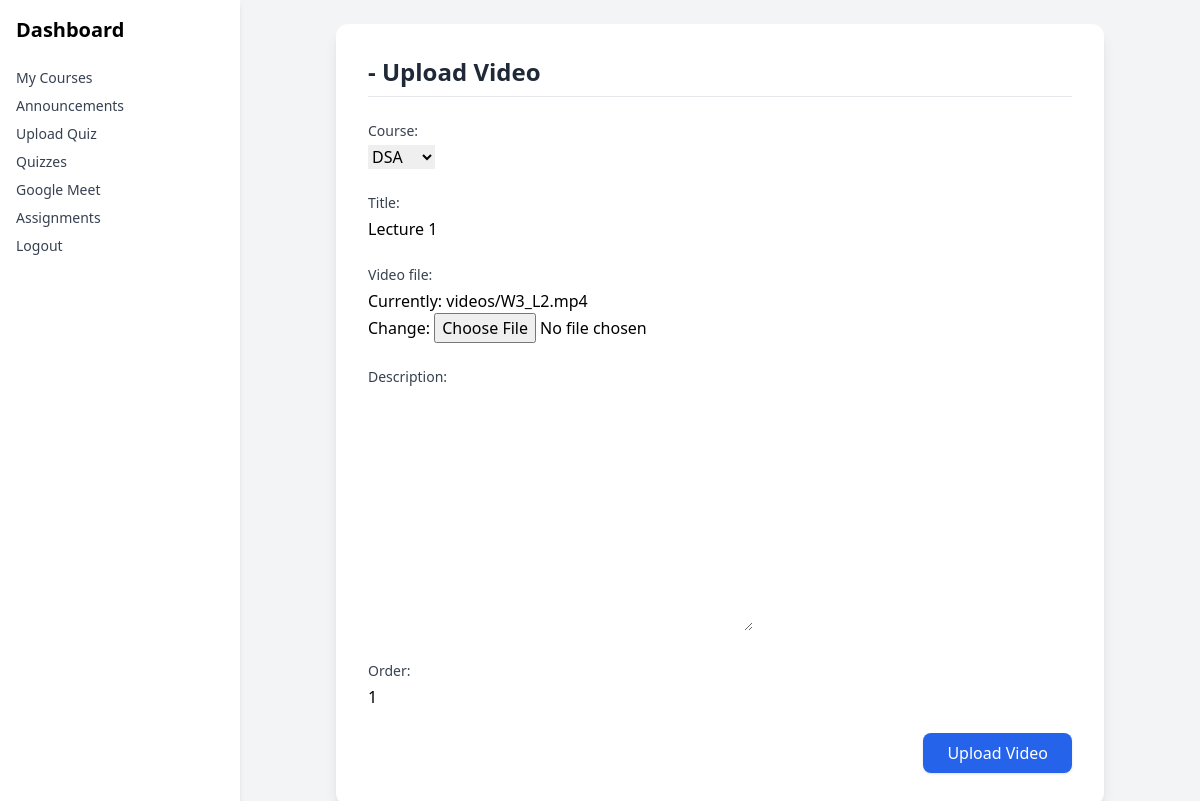
The app's page /video/1/edit/ (signed in) with its own data.
### lms/models.py (models this page shows, shortened)
class VideoLesson(models.Model):
    course = models.ForeignKey(Course, on_delete=models.CASCADE, related_name='videos')
    title = models.CharField(max_length=255)
    video_file = models.FileField(upload_to='videos/')
    description = models.TextField(blank=True)
    order = models.PositiveIntegerField(default=0)  # For sorting playlist
    created_at = models.DateTimeField(auto_now_add=True)
    class Meta:
        ordering = ['order']  # ensures ascending order in query

### lms/views.py (the view)
# urls.py: path('video/<int:video_id>/edit/', views.edit_video, name='edit_video'),
def edit_video(request, video_id):
    video = get_object_or_404(VideoLesson, id=video_id)
    if not request.user.is_staff or video.course.teacher != request.user:
        raise PermissionDenied("Only the course teacher can edit this video.")
    form = VideoLessonForm(request.POST or None, request.FILES or None, instance=video)
    if form.is_valid():
        form.save()
        return redirect('course_detail', course_id=video.course.id)
    return render(request, 'lms/edit_video.html', {'form': form})

### lms/forms.py
class VideoLessonForm(forms.ModelForm):
    class Meta:
        model = VideoLesson
        fields = ['course', 'title', 'video_file', 'description', 'order']

### lms/models.py (called while the page is built)
    def __str__(self):
        return self.title

### lms/templates/lms/edit_video.html (shortened to what this page needs)
{% extends 'lms/base.html' %}
{% block content %}
<div class="max-w-3xl mx-auto bg-white p-8 rounded-xl shadow-lg">
    <h2 class="text-2xl font-semibold text-gray-800 mb-6 border-b pb-2">{{ course.title }} - Upload Video</h2>
    <form method="post" enctype="multipart/form-data" class="space-y-6">
        {% for field in form %}
            <div>
                <label class="block text-sm font-medium text-gray-700 mb-1">{{ field.label_tag }}</label>
                {{ field }}
            </div>
        {% endfor %}
        <div class="flex justify-end">
            <button type="submit" class="bg-blue-600 hover:bg-blue-700 text-white px-6 py-2 rounded-lg shadow transition-all duration-200">
                Upload Video
            </button>
        </div>
    </form>
</div>
{% endblock %}

### records on screen
VideoLesson: form "DSA" "Lecture 1" "1"

### other values on screen
{{ field.label_tag }} "Course:" "Title:" "Video file:" "Description:" "Order:"
